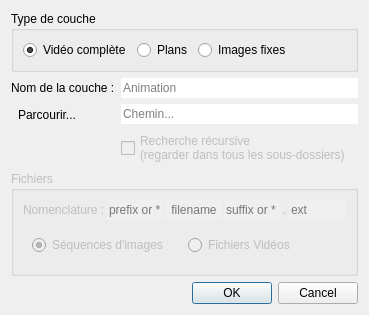
<?xml version="1.0" encoding="UTF-8"?>
<ui version="4.0">
 <class>EditLayer</class>
 <widget class="QDialog" name="EditLayer">
  <property name="geometry">
   <rect>
    <x>0</x>
    <y>0</y>
    <width>369</width>
    <height>313</height>
   </rect>
  </property>
  <property name="windowTitle">
   <string>Edition de couche</string>
  </property>
  <layout class="QVBoxLayout" name="verticalLayout_2">
   <item>
    <widget class="QGroupBox" name="groupBox">
     <property name="title">
      <string>Type de couche</string>
     </property>
     <property name="flat">
      <bool>true</bool>
     </property>
     <layout class="QHBoxLayout" name="horizontalLayout">
      <item>
       <widget class="QRadioButton" name="radioButton">
        <property name="text">
         <string>Vidéo complète</string>
        </property>
        <property name="icon">
         <iconset resource="ressources.qrc">
          <normaloff>:/icons/media</normaloff>:/icons/media</iconset>
        </property>
        <property name="iconSize">
         <size>
          <width>24</width>
          <height>24</height>
         </size>
        </property>
        <property name="checked">
         <bool>true</bool>
        </property>
       </widget>
      </item>
      <item>
       <widget class="QRadioButton" name="radioButton_2">
        <property name="text">
         <string>Plans</string>
        </property>
        <property name="icon">
         <iconset resource="ressources.qrc">
          <normaloff>:/icons/media_shots</normaloff>:/icons/media_shots</iconset>
        </property>
        <property name="iconSize">
         <size>
          <width>24</width>
          <height>24</height>
         </size>
        </property>
       </widget>
      </item>
      <item>
       <widget class="QRadioButton" name="radioButton_3">
        <property name="text">
         <string>Images fixes</string>
        </property>
        <property name="icon">
         <iconset resource="ressources.qrc">
          <normaloff>:/icons/media_picture</normaloff>:/icons/media_picture</iconset>
        </property>
        <property name="iconSize">
         <size>
          <width>24</width>
          <height>24</height>
         </size>
        </property>
       </widget>
      </item>
      <item>
       <spacer name="horizontalSpacer">
        <property name="orientation">
         <enum>Qt::Horizontal</enum>
        </property>
        <property name="sizeHint" stdset="0">
         <size>
          <width>40</width>
          <height>20</height>
         </size>
        </property>
       </spacer>
      </item>
     </layout>
    </widget>
   </item>
   <item>
    <layout class="QFormLayout" name="formLayout">
     <property name="fieldGrowthPolicy">
      <enum>QFormLayout::AllNonFixedFieldsGrow</enum>
     </property>
     <item row="0" column="0">
      <widget class="QLabel" name="label_4">
       <property name="text">
        <string>Nom de la couche :</string>
       </property>
      </widget>
     </item>
     <item row="0" column="1">
      <widget class="QLineEdit" name="nameEdit">
       <property name="frame">
        <bool>false</bool>
       </property>
       <property name="placeholderText">
        <string>Animation</string>
       </property>
      </widget>
     </item>
     <item row="1" column="0">
      <widget class="QToolButton" name="browseButton">
       <property name="text">
        <string>Parcourir...</string>
       </property>
       <property name="icon">
        <iconset resource="ressources.qrc">
         <normaloff>:/icons/folder_open</normaloff>:/icons/folder_open</iconset>
       </property>
       <property name="iconSize">
        <size>
         <width>16</width>
         <height>16</height>
        </size>
       </property>
       <property name="toolButtonStyle">
        <enum>Qt::ToolButtonTextBesideIcon</enum>
       </property>
       <property name="autoRaise">
        <bool>true</bool>
       </property>
      </widget>
     </item>
     <item row="1" column="1">
      <widget class="QLineEdit" name="pathEdit">
       <property name="frame">
        <bool>false</bool>
       </property>
       <property name="placeholderText">
        <string>Chemin...</string>
       </property>
      </widget>
     </item>
     <item row="2" column="1">
      <widget class="QCheckBox" name="recursiveButton">
       <property name="enabled">
        <bool>false</bool>
       </property>
       <property name="text">
        <string>Recherche récursive
(regarder dans tous les sous-dossiers)</string>
       </property>
      </widget>
     </item>
    </layout>
   </item>
   <item>
    <widget class="QGroupBox" name="detailsWidget">
     <property name="enabled">
      <bool>false</bool>
     </property>
     <property name="title">
      <string>Fichiers</string>
     </property>
     <property name="flat">
      <bool>true</bool>
     </property>
     <layout class="QVBoxLayout" name="verticalLayout">
      <item>
       <layout class="QHBoxLayout" name="horizontalLayout_5">
        <property name="spacing">
         <number>2</number>
        </property>
        <item>
         <widget class="QLabel" name="label">
          <property name="text">
           <string>Nomenclature :</string>
          </property>
         </widget>
        </item>
        <item>
         <widget class="QLineEdit" name="uiPrefix">
          <property name="frame">
           <bool>false</bool>
          </property>
          <property name="alignment">
           <set>Qt::AlignLeading|Qt::AlignLeft|Qt::AlignVCenter</set>
          </property>
          <property name="placeholderText">
           <string>prefix or *</string>
          </property>
         </widget>
        </item>
        <item>
         <widget class="QLineEdit" name="uiFileName">
          <property name="frame">
           <bool>false</bool>
          </property>
          <property name="alignment">
           <set>Qt::AlignCenter</set>
          </property>
          <property name="readOnly">
           <bool>true</bool>
          </property>
          <property name="placeholderText">
           <string>filename</string>
          </property>
         </widget>
        </item>
        <item>
         <widget class="QLineEdit" name="uiSuffix">
          <property name="frame">
           <bool>false</bool>
          </property>
          <property name="placeholderText">
           <string>suffix or *</string>
          </property>
         </widget>
        </item>
        <item>
         <widget class="QLabel" name="label_5">
          <property name="text">
           <string>.</string>
          </property>
         </widget>
        </item>
        <item>
         <widget class="QLineEdit" name="uiExtension">
          <property name="frame">
           <bool>false</bool>
          </property>
          <property name="placeholderText">
           <string>ext</string>
          </property>
         </widget>
        </item>
       </layout>
      </item>
      <item>
       <widget class="QWidget" name="seqWidget" native="true">
        <layout class="QHBoxLayout" name="horizontalLayout_2">
         <item>
          <widget class="QRadioButton" name="seqButton">
           <property name="text">
            <string>Séquences d'images</string>
           </property>
           <property name="icon">
            <iconset resource="ressources.qrc">
             <normaloff>:/icons/media_picture</normaloff>:/icons/media_picture</iconset>
           </property>
           <property name="checked">
            <bool>true</bool>
           </property>
          </widget>
         </item>
         <item>
          <widget class="QRadioButton" name="videoButton">
           <property name="text">
            <string>Fichiers Vidéos</string>
           </property>
           <property name="icon">
            <iconset resource="ressources.qrc">
             <normaloff>:/icons/media</normaloff>:/icons/media</iconset>
           </property>
          </widget>
         </item>
        </layout>
       </widget>
      </item>
     </layout>
    </widget>
   </item>
   <item>
    <spacer name="verticalSpacer">
     <property name="orientation">
      <enum>Qt::Vertical</enum>
     </property>
     <property name="sizeHint" stdset="0">
      <size>
       <width>20</width>
       <height>40</height>
      </size>
     </property>
    </spacer>
   </item>
   <item>
    <widget class="QDialogButtonBox" name="buttonBox">
     <property name="orientation">
      <enum>Qt::Horizontal</enum>
     </property>
     <property name="standardButtons">
      <set>QDialogButtonBox::Cancel|QDialogButtonBox::Ok</set>
     </property>
    </widget>
   </item>
  </layout>
 </widget>
 <resources>
  <include location="ressources.qrc"/>
 </resources>
 <connections>
  <connection>
   <sender>buttonBox</sender>
   <signal>accepted()</signal>
   <receiver>EditLayer</receiver>
   <slot>accept()</slot>
   <hints>
    <hint type="sourcelabel">
     <x>248</x>
     <y>254</y>
    </hint>
    <hint type="destinationlabel">
     <x>157</x>
     <y>274</y>
    </hint>
   </hints>
  </connection>
  <connection>
   <sender>buttonBox</sender>
   <signal>rejected()</signal>
   <receiver>EditLayer</receiver>
   <slot>reject()</slot>
   <hints>
    <hint type="sourcelabel">
     <x>316</x>
     <y>260</y>
    </hint>
    <hint type="destinationlabel">
     <x>286</x>
     <y>274</y>
    </hint>
   </hints>
  </connection>
 </connections>
</ui>
